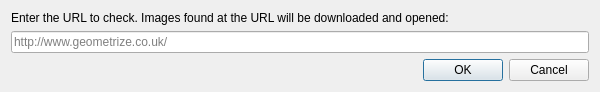
<?xml version="1.0" encoding="UTF-8"?>
<ui version="4.0">
 <class>OpenUrlDialog</class>
 <widget class="QDialog" name="OpenUrlDialog">
  <property name="windowModality">
   <enum>Qt::WindowModal</enum>
  </property>
  <property name="geometry">
   <rect>
    <x>0</x>
    <y>0</y>
    <width>600</width>
    <height>77</height>
   </rect>
  </property>
  <property name="maximumSize">
   <size>
    <width>1600</width>
    <height>77</height>
   </size>
  </property>
  <property name="windowTitle">
   <string extracomment="Title of the window that allows the user to download the images and media on a webpage into the app">Download Webpage</string>
  </property>
  <layout class="QVBoxLayout" name="verticalLayout">
   <item>
    <widget class="QLabel" name="instructionText">
     <property name="text">
      <string extracomment="Message that explains how the user can enter a web address in the current dialog. The app automatically opens images it finds at the web address">Enter the URL to check. Images found at the URL will be downloaded and opened:</string>
     </property>
    </widget>
   </item>
   <item>
    <widget class="QLineEdit" name="urlLineEdit">
     <property name="text">
      <string notr="true"/>
     </property>
     <property name="placeholderText">
      <string notr="true">http://www.geometrize.co.uk/</string>
     </property>
    </widget>
   </item>
   <item>
    <widget class="QDialogButtonBox" name="buttonBox">
     <property name="standardButtons">
      <set>QDialogButtonBox::Cancel|QDialogButtonBox::Ok</set>
     </property>
     <property name="centerButtons">
      <bool>false</bool>
     </property>
    </widget>
   </item>
  </layout>
 </widget>
 <resources/>
 <connections/>
</ui>
